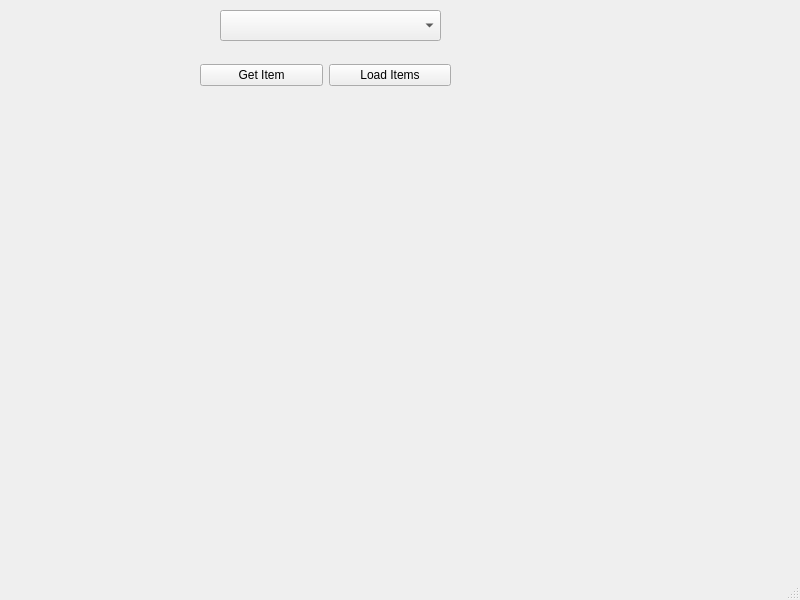
<?xml version="1.0" encoding="UTF-8"?>
<ui version="4.0">
 <class>MainWindow</class>
 <widget class="QMainWindow" name="MainWindow">
  <property name="geometry">
   <rect>
    <x>0</x>
    <y>0</y>
    <width>800</width>
    <height>600</height>
   </rect>
  </property>
  <property name="windowTitle">
   <string>MainWindow</string>
  </property>
  <widget class="QWidget" name="centralwidget">
   <widget class="QComboBox" name="comboBox">
    <property name="geometry">
     <rect>
      <x>220</x>
      <y>10</y>
      <width>221</width>
      <height>31</height>
     </rect>
    </property>
   </widget>
   <widget class="QLabel" name="label">
    <property name="geometry">
     <rect>
      <x>470</x>
      <y>10</y>
      <width>161</width>
      <height>31</height>
     </rect>
    </property>
    <property name="text">
     <string/>
    </property>
   </widget>
   <widget class="QWidget" name="">
    <property name="geometry">
     <rect>
      <x>200</x>
      <y>50</y>
      <width>251</width>
      <height>51</height>
     </rect>
    </property>
    <layout class="QHBoxLayout" name="horizontalLayout">
     <item>
      <widget class="QPushButton" name="pushButton">
       <property name="text">
        <string>Get Item</string>
       </property>
      </widget>
     </item>
     <item>
      <widget class="QPushButton" name="pushButton_2">
       <property name="text">
        <string>Load Items</string>
       </property>
      </widget>
     </item>
    </layout>
   </widget>
  </widget>
  <widget class="QMenuBar" name="menubar">
   <property name="geometry">
    <rect>
     <x>0</x>
     <y>0</y>
     <width>800</width>
     <height>21</height>
    </rect>
   </property>
  </widget>
  <widget class="QStatusBar" name="statusbar"/>
 </widget>
 <resources/>
 <connections/>
</ui>
